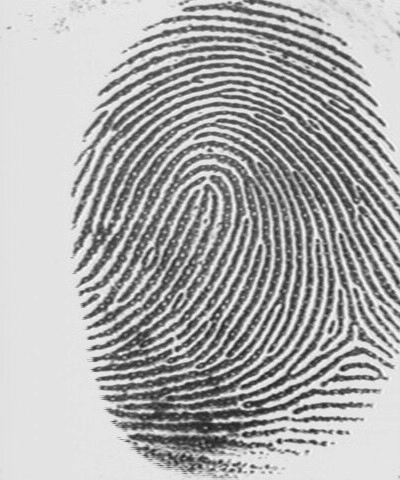
#> input picture 作业/hw2-18300290007/图片库/finger.tif, 400 x 480 px, found by its file name
$ python 'otsu+bgt阈值法.py'
#> lines starting #> are read from the running program, lines starting #| are printed output that depends on the picture; after the words box and inside, x2 and y2 are one past the last pixel; in counts of white or black regions, pixels touching at a corner belong together; long printed decimals are rounded
#> further down, img is the input picture: shape (480, 400); min 27, max 251, mean 173.6
import matplotlib.pyplot as plt
from skimage import io

# 定义函数实现寻找otsu阈值
def otsu_threshold(img):
    rows,cols = img.shape
#> rows = 480; cols = 400
    N = rows*cols
#> N = 192000
    bin=[0 for x in range(256)]
    # 得到图片的灰度分布列
    for x in range(rows):
        for y in range(cols):
            bin[img[x,y]] = bin[img[x,y]]+1
#> after the loop, bin = 256 values, max 38129 at index 227, min 0 at index 0, mean 750
    s_max = (0, -1)
    # 遍历寻找最优划分阈值
    for threshold in range(0,255):
        n_0 = sum(bin[:threshold])  # 阈值以下像素数
        n_1 = sum(bin[threshold:])   # 阈值以上像素数
        # 两侧频率
        w_0 = n_0/N
        w_1 = n_1/N
        # 阈值下平均灰度
        u_0 = sum([i*bin[i] for i in range(0, threshold)])/n_0 if n_0>0 else 0   #考虑极端划分
        # 阈值上平均灰度
        u_1 = sum([i*bin[i] for i in range(threshold, 256)])/n_1 if n_1>0 else 0
        # 总平均灰度
        u = w_0*u_0 + w_1*u_1
        # 类间方差
        Dbet2 = w_0*((u_0-u)**2) + w_1*((u_1-u)**2)
        # 跟先前最优比较(取绝对大者意味着右偏，二分时阈值需分配给左半边)
        if Dbet2>s_max[1]:
            s_max=(threshold,Dbet2)
#> this loop made 255 passes
#> (n_0, n_1, w_0, w_1, u_0, u_1, Dbet2, s_max) on passes 1, 29, 30, 31, 33, 34, 36, 37, 38, 40, 41, 42: (0, 192000, 0, 1, 0, 173.6, 0, (0, 0)), (1, 191999, 5.21e-06, 1, 27, 173.6, 0.112, (28, 0.112)), (2, 191998, 1.04e-05, 1, 27.5, 173.6, 0.222, (29, 0.222)), (3, 191997, 1.56e-05, 1, 28, 173.6, 0.331, (30, 0.331)), (5, 191995, 2.6e-05, 1, 29.2, 173.6, 0.543, (32, 0.543)), (10, 191990, 5.21e-05, 1, 30.6, 173.6, 1.07, (33, 1.07)), (12, 191988, 6.25e-05, 1, 31.17, 173.6, 1.27, (35, 1.27)), (13, 191987, 6.77e-05, 1, 31.46, 173.6, 1.37, (36, 1.37)), (25, 191975, 0.00013, 1, 33.64, 173.6, 2.55, (37, 2.55)), (40, 191960, 0.000208, 1, 35.27, 173.7, 3.99, (39, 3.99)), (55, 191945, 0.000286, 1, 36.29, 173.7, 5.4, (40, 5.4)), (95, 191905, 0.000495, 1, 37.85, 173.7, 9.13, (41, 9.13))
#> (n_0, n_1, w_0, w_1, u_0, u_1, Dbet2) on passes 2 to 7: (0, 192000, 0, 1, 0, 173.6, 0), (0, 192000, 0, 1, 0, 173.6, 0), (0, 192000, 0, 1, 0, 173.6, 0), (0, 192000, 0, 1, 0, 173.6, 0), (0, 192000, 0, 1, 0, 173.6, 0), (0, 192000, 0, 1, 0, 173.6, 0)
    return s_max[0]

# 定义函数实现寻找bgt阈值
def bgt_threshold(img):
    rows,cols = img.shape
    bin=[0 for x in range(256)]
    # 设定初始阈值
    threshold=123
    t=0
    # 得到图片的灰度分布列
    for x in range(rows):
        for y in range(cols):
            bin[img[x,y]] = bin[img[x,y]]+1
    # 迭代至阈值收敛
    while True:
        t = threshold
        n_0 = sum(bin[:int(threshold)])  # 阈值以下像素数
        n_1 = sum(bin[int(threshold):])   # 阈值以上像素数
        # 阈值下平均灰度
        u_0 = sum([i*bin[i] for i in range(0, int(threshold))])/n_0 if n_0>0 else 0   #考虑极端划分
        # 阈值上平均灰度
        u_1 = sum([i*bin[i] for i in range(int(threshold), 256)])/n_1 if n_1>0 else 0
        # 得到新阈值
        threshold = (u_0+u_1)/2
        if abs(t-threshold)<0.1:
            break
    return threshold

#主函数部分
path='图片库//finger.tif'
img = io.imread(path)
# 原始图像
plt.subplot(1,3,1)
io.imshow(img)
plt.title('origin image')
plt.axis("off")

# otsu法
threshold=otsu_threshold(img)
print("otsu_threshold is",threshold)
#| otsu_threshold is 160
# 根据阈值二分
rows,cols = img.shape
for i in range(rows):
    for j in range(cols):
        img[i,j]=0 if img[i,j]<=threshold else 255
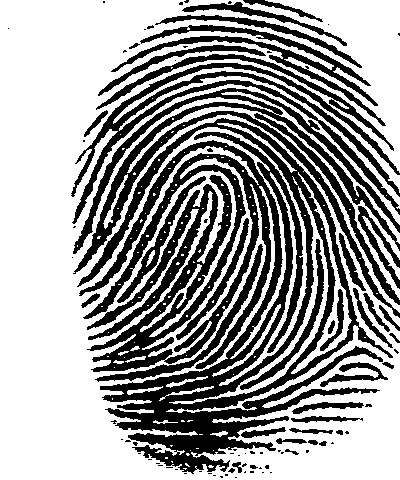
#> img: shape (480, 400); 61.7% white; 95 black regions (56 under 20 px), largest, box (x1, y1, x2, y2) and area: (77, 118, 393, 474) 38909, (73, 88, 400, 318) 8856, (71, 63, 400, 224) 6452
plt.subplot(1,3,2)
io.imshow(img)
plt.title('after otsu_threshold')
plt.axis("off")

# bgt法
img = io.imread(path)
threshold=bgt_threshold(img)
print("bgt_threshold is",threshold)
#| bgt_threshold is 159.401
rows,cols = img.shape
# 根据阈值二分
for i in range(rows):
    for j in range(cols):
        img[i,j]=0 if img[i,j]<=threshold else 255
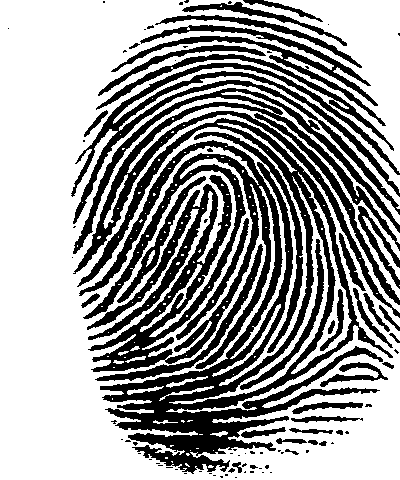
#> img: shape (480, 400); 61.9% white; 94 black regions (55 under 20 px), largest, box (x1, y1, x2, y2) and area: (77, 118, 393, 474) 38684, (73, 88, 400, 318) 8804, (71, 63, 400, 224) 6410
plt.subplot(1,3,3)
io.imshow(img)
plt.title('after bgt_threshold')
plt.axis("off")
# 展示
plt.show()
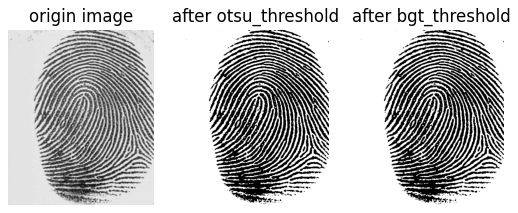
#> figure drawn by matplotlib, 3 panels
